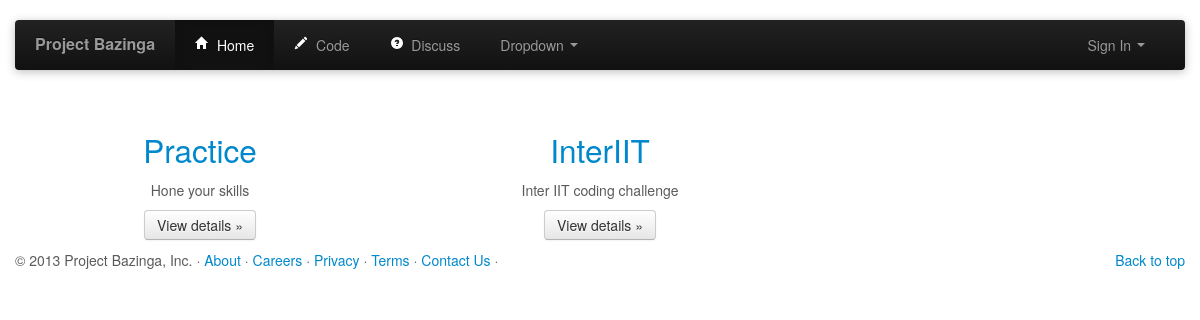
The app's page /code with its own data.
### tables this page shows
CREATE TABLE contest ("contest_id" INTEGER PRIMARY KEY  AUTOINCREMENT  NOT NULL  UNIQUE , "start_time" DATETIME, "end_time" DATETIME, "name" TEXT NOT NULL , "company" TEXT NOT NULL , "description" TEXT NOT NULL , "owner" INTEGER NOT NULL);

### contest_views.py (the view)
@contest_views.route('/code')
def contests():
	db = get_db()
	cur = db.execute('SELECT * FROM contest WHERE end_time > ?',[curtime])
	cs = cur.fetchall()
	return render_template("code.html", contests=cs)

### contest_views.py (called while the page is built)
def get_db():
	top = _app_ctx_stack.top
	if not hasattr(top, 'sqlite_db'):
		sqlite_db = sqlite3.connect('database.db')
		sqlite_db.row_factory = sqlite3.Row
		top.sqlite_db = sqlite_db
	return top.sqlite_db

### templates/code.html (shortened to what this page needs)
{% extends "header.html" %}
{% block body %}
<div class="container marketing">
  <div class="row">
    {% for contest in contests %}
    <div class="span4">
      <h2><a href="code/contest/{{ contest.contest_id }}" >{{ contest.name }}</a></h2>
      <p>{{ contest.description }}</p>
      <p><a class="btn" href="code/contest/{{ contest.contest_id }}">View details &raquo;</a></p>
    </div>
    {% endfor %}
  </div>
{% endblock %}

### static/css/style.css (style rules this page uses)
body { padding-bottom: 40px; color: #5a5a5a; }
.marketing .span4 { text-align: center; }
.marketing h2 { font-weight: normal; }
.marketing .span4 p { margin-left: 10px; margin-right: 10px; }

### records on screen
contest: name "Practice", description "Hone your skills"
contest: name "InterIIT", description "Inter IIT coding challenge"
